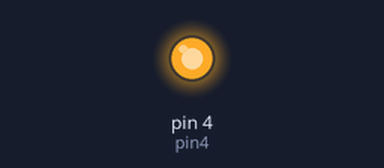
A sketch run on a simulated Arduino Uno, built with avr-gcc and run on an emulated ATmega328P. Parts: output pins drawn as LEDs (lit = HIGH).

Above: at 2.0 s.
At 6.0 s:
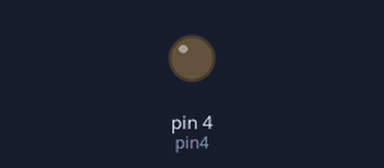
Timing chart, 0 to 10.4 s (numbered marks = the images above):
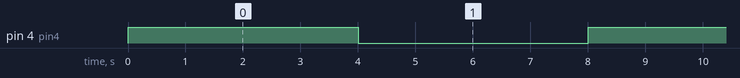

Measured:
- by itself, pin 4 (pin4): alternates HIGH for 4.0 s and LOW for 4.0 s

The sketch:

morse.ino
```cpp
int pin4 = 4;

void setup() {
  // put your setup code here, to run once:
  pinMode(pin4, OUTPUT);
}

void loop() {
  // put your main code here, to run repeatedly:
  int codeMorse[] = { 1, 1, 0, 1, 0, 0, 0, 0, 0, 0, 0, 0, 0, 0, 1, 1, 1, 1, 0, 1, 0, 1, 0, 1, 1, 1, 1, 0, 1, 0 };
  int arraySize = sizeof(codeMorse) / sizeof(codeMorse[0]);

  for (int i = 0; i < arraySize; i++) {
    digitalWrite(pin4, HIGH);
    delay(4000 * codeMorse[i]);
    digitalWrite(pin4, LOW);
    delay(4000 * codeMorse[i]);
  }
}
// void morse(int pulls[], int pin) {
//   for (int i = 0; (i < (sizeof(pulls) - 1)); i++) {
//     digitalWrite(pin, HIGH);
//     delay(1000 * pulls[i]);
//     digitalWrite(pin, LOW);
//     delay(1000 * pulls[i]);
//   }
// }
```
